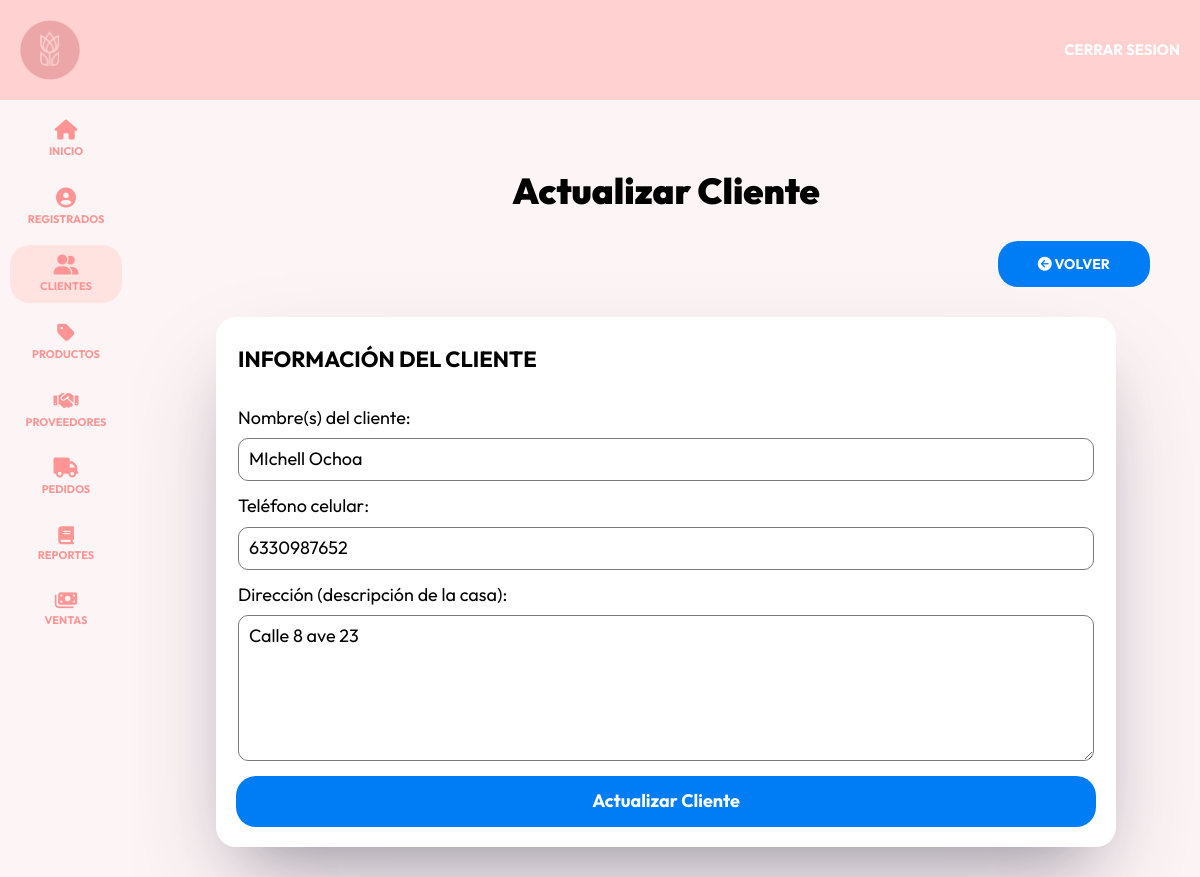
/admin/clientes/editar?id=5 (signed in), run on the app's committed database.
### tables this page shows
CREATE TABLE `clientes` (
  `IDcliente` int NOT NULL AUTO_INCREMENT,
  `nombre` varchar(100) NOT NULL,
  `telefono` varchar(15) NOT NULL,
  `direccion` varchar(255) NOT NULL,
  `DateAdd` timestamp NULL DEFAULT CURRENT_TIMESTAMP,
  PRIMARY KEY (`IDcliente`)
);

### controllers/ClientesController.php (called while the page is built, shortened)
<?php
class ClientesController {
    public static function editar(Router $router) {
        $alertas = [];
        $id = $_GET['id'];
        $id = filter_var($id, FILTER_VALIDATE_INT);
        $cliente = Cliente::find($id);
        $router->render('admin/clientes/editar', [
            'titulo' => 'Actualizar Cliente',
            'alertas' => $alertas,
            'cliente' => $cliente
        ]);
    }
}
?>

### public/index.php (called while the page is built, shortened)
<?php
$router = new Router();
$router->get('/login', [AuthController::class, 'login']);
$router->post('/login', [AuthController::class, 'login']);
$router->post('/logout', [AuthController::class, 'logout']);
$router->get('/registro', [AuthController::class, 'registro']);
$router->post('/registro', [AuthController::class, 'registro']);
$router->get('/olvide', [AuthController::class, 'olvide']);
$router->post('/olvide', [AuthController::class, 'olvide']);
$router->get('/reestablecer', [AuthController::class, 'reestablecer']);
$router->post('/reestablecer', [AuthController::class, 'reestablecer']);
$router->get('/mensaje', [AuthController::class, 'mensaje']);
$router->get('/confirmar-cuenta', [AuthController::class, 'confirmar']);
$router->get('/admin/dashboard', [DashboardController::class, 'index']);
$router->get('/admin/registrados', [RegistradosController::class, 'index']);
$router->get('/admin/registrados/crear', [RegistradosController::class, 'crear']);
$router->post('/admin/registrados/crear', [RegistradosController::class, 'crear']);
$router->get('/admin/registrados/editar', [RegistradosController::class, 'editar']);
$router->post('/admin/registrados/editar', [RegistradosController::class, 'editar']);
$router->post('/admin/registrados/eliminar', [RegistradosController::class, 'eliminar']);
$router->get('/admin/clientes', [ClientesController::class, 'index']);
$router->get('/admin/clientes/crear', [ClientesController::class, 'crear']);
$router->post('/admin/clientes/crear', [ClientesController::class, 'crear']);
$router->get('/admin/clientes/editar', [ClientesController::class, 'editar']);
$router->post('/admin/clientes/editar', [ClientesController::class, 'editar']);
$router->post('/admin/clientes/eliminar', [ClientesController::class, 'eliminar']);
$router->get('/admin/productos', [ProductosController::class, 'index']);
$router->get('/admin/productos/crear', [ProductosController::class, 'crear']);
$router->post('/admin/productos/crear', [ProductosController::class, 'crear']);
$router->get('/admin/productos/editar', [ProductosController::class, 'editar']);
$router->post('/admin/productos/editar', [ProductosController::class, 'editar']);
$router->post('/admin/productos/eliminar', [ProductosController::class, 'eliminar']);
$router->post('/admin/productos/actualizar_inventario', [ProductosController::class, 'actualizar_inventario']);
$router->get('/admin/proveedores', [ProveedoresController::class, 'index']);
$router->get('/admin/proveedores/crear', [ProveedoresController::class, 'crear']);
$router->post('/admin/proveedores/crear', [ProveedoresController::class, 'crear']);
$router->get('/admin/proveedores/editar', [ProveedoresController::class, 'editar']);
$router->post('/admin/proveedores/editar', [ProveedoresController::class, 'editar']);
$router->post('/admin/proveedores/eliminar', [ProveedoresController::class, 'eliminar']);
$router->get('/admin/categorias/crear', [CategoriasController::class, 'crear']);
$router->post('/admin/categorias/crear', [CategoriasController::class, 'crear']);
$router->get('/admin/categorias/editar', [CategoriasController::class, 'editar']);
$router->post('/admin/categorias/editar', [CategoriasController::class, 'editar']);
$router->post('/admin/categorias/eliminar', [CategoriasController::class, 'eliminar']);
$router->get('/admin/pedidos', [PedidosController::class, 'index']);
$router->get('/admin/pedidos/crear', [PedidosController::class, 'crear']);
$router->post('/admin/pedidos/crear', [PedidosController::class, 'crear']);
$router->get('/admin/pedidos/editar', [PedidosController::class, 'editar']);
$router->post('/admin/pedidos/editar', [PedidosController::class, 'editar']);
$router->post('/admin/pedidos/eliminar', [PedidosController::class, 'eliminar']);
$router->get('/admin/pedidos/obtener_pedidos', [PedidosController::class, 'obtener_pedidos']);
$router->post('/admin/pedidos/actualizarEstado', [PedidosController::class, 'actualizarEstado']);
$router->get('/admin/reportes', [ReportesController::class, 'index']);
$router->get('/admin/reportes/generarPDF', [ReportesController::class, 'generarPDF']);
$router->get('/admin/ventas', [VentasController::class, 'index']);
$router->get('/admin/ventas/crear', [VentasController::class, 'crear']);
$router->post('/admin/ventas/vender', [VentasController::class, 'vender']);
$router->get('/', [PaginasController::class, 'index']);
$router->get('/nosotros', [PaginasController::class, 'nosotros']);
$router->get('/categorias', [PaginasController::class, 'categorias']);
$router->get('/productos', [PaginasController::class, 'productos']);
$router->get('/contacto', [PaginasController::class, 'contacto']);
$router->post('/contacto', [PaginasController::class, 'contacto']);
$router->get('/Cpedidos', [PaginasController::class, 'pedidos']);
$router->get('/Cpedidos/crearPedido', [PaginasController::class, 'crearPedido']);
$router->post('/Cpedidos/crearPedido', [PaginasController::class, 'crearPedido']);
$router->get('/404', [PaginasController::class, 'error']);
$router->comprobarRutas();

### models/ActiveRecord.php (called while the page is built, shortened)
<?php
class ActiveRecord {
    protected static $db;
    protected static $tabla = '';
    protected static $columnaID = 'ID';
    public static function setDB($database) {
        self::$db = $database;
    }
    public static function consultarSQL($query) {
        $resultado = self::$db->query($query);
        $array = [];
        while($registro = $resultado->fetch_assoc()) {
            $array[] = static::crearObjeto($registro);
        }
        return $array;
    }
    protected static function crearObjeto($registro) {
        $objeto = new static;
        foreach($registro as $key => $value ) {
            if(property_exists( $objeto, $key  )) {
                $objeto->$key = $value;
            }
        }
        return $objeto;
    }
    public static function find($id) {
        $query = "SELECT * FROM " . static::$tabla  ." WHERE " . static::$columnaID . " = {$id}";
        $resultado = self::consultarSQL($query);
        return array_shift( $resultado ) ;
    }
}
?>

### views/admin/clientes/formulario.php (the view)
<fieldset class="formulario__fieldset">
    <legend class="formulario__legend">Información del Cliente</legend>
    <div class="formulario__campo">
        <label for="nombre" class="formulario__label">Nombre(s) del cliente:</label>
        <input
            type="text"
            class="formulario__input"
            id="nombre"
            name="nombre"
            placeholder="Nombre(s) del cliente"
            value="<?php echo htmlspecialchars($cliente->nombre ?? ''); ?>"
        />
    </div>
    <div class="formulario__campo">
        <label for="telefono" class="formulario__label">Teléfono celular:</label>
        <input
            type="number"
            class="formulario__input"
            id="telefono"
            name="telefono"
            placeholder="Teléfono del cliente"
            value="<?php echo htmlspecialchars($cliente->telefono ?? ''); ?>"
        />
    </div>
    <div class="formulario__campo">
        <label for="direccion" class="formulario__label">Dirección (descripción de la casa):</label>
        <textarea
            class="formulario__input"
            id="direccion"
            name="direccion"
            placeholder="Dirección del cliente"
            rows="6"
        ><?php echo htmlspecialchars($cliente->direccion ?? ''); ?></textarea>
    </div>
</fieldset>

### public/build/css/app.css (style rules this page uses)
html { line-height: 1.15; -webkit-text-size-adjust: 100%; }
body { margin: 0; }
button, input, optgroup, select, textarea { font-family: inherit; font-size: 100%; line-height: 1.15; margin: 0; }
button, input { overflow: visible; }
fieldset { padding: 0.35em 0.75em 0.625em; }
legend { box-sizing: border-box; color: inherit; display: table; max-width: 100%; padding: 0; white-space: normal; }
textarea { overflow: auto; }
html { font-size: 62.5%; box-sizing: border-box; height: 100%; }
*, *:before, *:after { box-sizing: inherit; }
body { font-family: "Outfit", sans-serif; font-size: 1.8rem; }
.formulario__fieldset { border: none; margin-top: 1rem; padding: 0; }
.formulario__legend { font-size: 2.2rem; margin-bottom: 2rem; text-transform: uppercase; font-weight: 700; }
.formulario__campo { display: flex; flex-direction: column; gap: 1rem; margin: 1.5rem 0; }
.formulario__label { display: block; font-size: 1.8rem; }
.formulario__input { padding: 1rem; border: 1px solid #7a7a7a; border-radius: 1rem; }
.formulario__campo { flex: 1; display: flex; flex-direction: column; gap: 1rem; margin: 1.5rem 0; }
.dashboard { height: 100%; display: flex; flex-direction: column; background-color: #FDF4F5; }

### data on the page
clientes: nombre "MIchell Ochoa", telefono "6330987652", direccion "Calle 8 ave 23"

### other printed values
$titulo "Actualizar Cliente"
